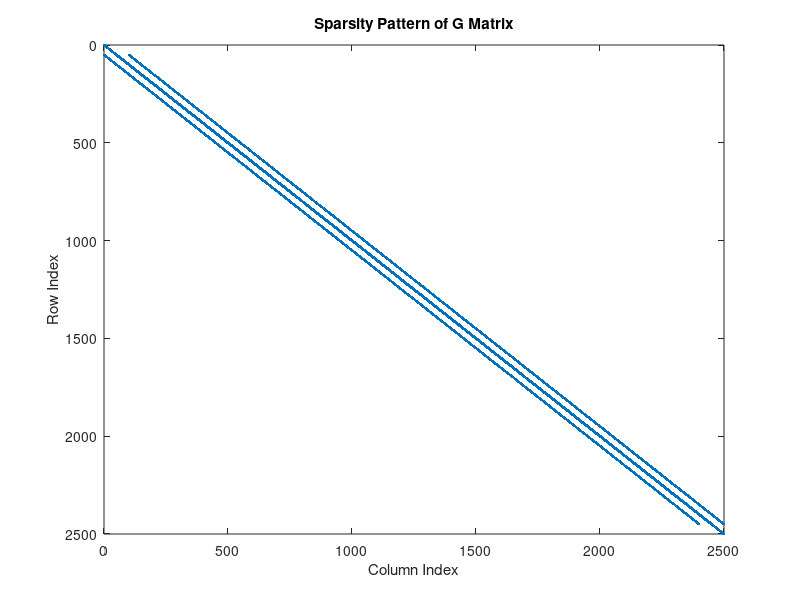

MATLAB code for this plot:
% Grid Size
nx = 50; 
ny = 50; 
N = nx * ny;  % Total number of grid points

% Sparse matrix initialization
G = sparse(N, N);

% Finite Difference Coefficients for 5-point Laplacian
for i = 1:nx
    for j = 1:ny
        n = j + (i - 1) * ny;  % Mapping 2D indices to 1D index
        
        if i == 1 || i == nx || j == 1 || j == ny
            % Boundary condition (Dirichlet: u = 0)
            G(n, n) = 1;
        else
            % Interior points: Discretized 2D Laplacian (5-point stencil)
            G(n, n) = -4;
            G(n, n - 1) = 1;   % Left neighbor
            G(n, n + 1) = 1;   % Right neighbor
            G(n, n - ny) = 1;  % Bottom neighbor
            G(n, n + ny) = 1;  % Top neighbor
        end
    end
end

% Display matrix structure
spy(G);
title('Sparsity Pattern of G Matrix');
xlabel('Column Index');
ylabel('Row Index');
